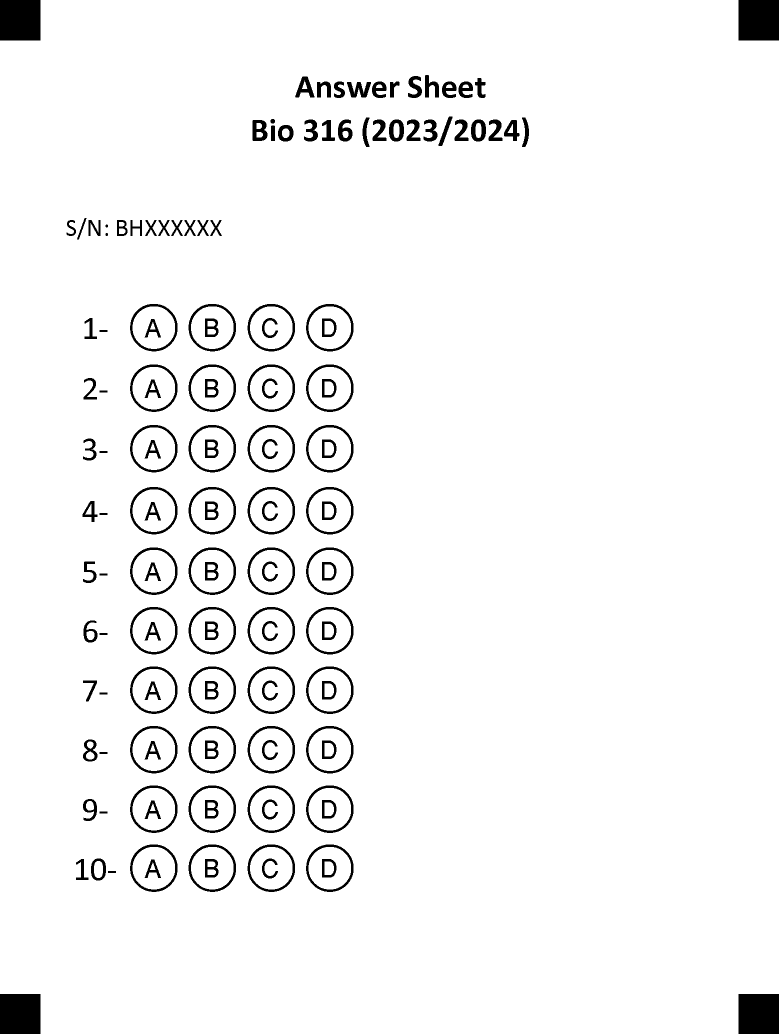
#> input picture Programs/DETS Correction System/Data/Templates/Template-10.png, 1558 x 2068 px (shown at 1/2 size)
$ python -i 'DETS Correction System.py'   (imports and definitions only)
#> lines starting #> are read from the running program, lines starting #| are printed output that depends on the picture; after the words box and inside, x2 and y2 are one past the last pixel; in counts of white or black regions, pixels touching at a corner belong together
import cv2
import numpy as np
import pytesseract
from datetime import datetime
import openpyxl
from openpyxl.styles import PatternFill, Font
from openpyxl.formatting.rule import CellIsRule
from openpyxl.utils import get_column_letter
import time
import os
import shutil
from PIL import Image

# important: Change the path to tesseract path
pytesseract.pytesseract.tesseract_cmd = r'C:\Program Files\Tesseract-OCR\tesseract.exe'

num_questions = None
num_questions_int = None
# Load the template
template_image_path = None
# [21 lines left out: function template, not called in this run]

# [3 lines not run here, left out]
output_directory = "Data/output"
# [3 lines not run here, left out]
result_directory = "Data/results"
# [3 lines not run here, left out]
Excel_path = "Data/Excels"
# [6 lines not run here, left out]
# [2 lines that did not run here, left out]
# [1 line not run here, left out]

ANSWER_KEY = {}
correcte_answer = []
corrected_tests = {}
test_codes = {}
test_serial_codes = {}
serial_numbers = {}

def calculate_time(start_time, end_time):
    elapsed_time = end_time - start_time
    return elapsed_time

def format_time(seconds):
    hours, remainder = divmod(seconds, 3600)
    minutes, seconds = divmod(remainder, 60)
    return f"{int(hours):02}:{int(minutes):02}:{int(seconds):02}"

# [54 lines left out: functions align_image, encode, not called in this run]

def extract_serial_number(image):
    # Convert the image to grayscale
    gray = cv2.cvtColor(image, cv2.COLOR_BGR2GRAY)

    # Apply image preprocessing techniques
    processed_image = cv2.adaptiveThreshold(gray, 255, cv2.ADAPTIVE_THRESH_GAUSSIAN_C, cv2.THRESH_BINARY, 85, 11)

    # Use pytesseract to extract text
    extracted_text = pytesseract.image_to_string(processed_image)

    # Search for the serial number pattern
    serial_number = None
    for line in extracted_text.split('\n'):
        if 'S/N: ' in line:
            serial_number = line.split('S/N: ')[1]
            break

    return serial_number

# [313 lines left out: functions is_shaded, Scan, Correction, create_excel_sheet, create_final_grades_excel, not called in this run]

i = 0
# [34 lines not run here, left out]

start_time = time.time()
# [5 lines not run here, left out]

end_time = time.time()
elapsed_time = calculate_time(start_time, end_time)
formatted_time = format_time(elapsed_time)
# [1 line not run here, left out]

now = datetime.now()
current_time = now.strftime("%H-%M")
Excel_name = f"Test_Grades_{current_time}"
# [1 line not run here, left out]

def submit(question):
#> called with question = 'Did you check the grades?'
    while True:
        answer = input(f"{question} (y/n): ").strip().lower()
        if answer in ['y', 'yes']:
            return True
        elif answer in ['n', 'no']:
            print("Alright, maybe next time.")
        else:
            print("Invalid input. Please enter 'y' for Yes or 'n' for No.")
#> this loop made 1 pass; the answer given on pass 1: y

respone = submit("Did you check the grades?")
# [2 lines not run here, left out]

# [4 lines left out: function done, not called in this run]

# [1 line not run here, left out]

>>> import cv2
>>> picture = cv2.imread('Data/Templates/Template-10.png')
#> picture is the input picture: shape (2068, 1558, 3); 96% white; 147 black regions, largest, box (x1, y1, x2, y2) and area: (0, 0, 81, 81) 6561, (1477, 0, 1558, 81) 6561, (0, 1988, 81, 2068) 6480
>>> result = extract_serial_number(picture)
#> in extract_serial_number, `processed_image = cv2.adaptiveThreshold(gray, 255, cv2.ADAPTIVE_THRESH..`:
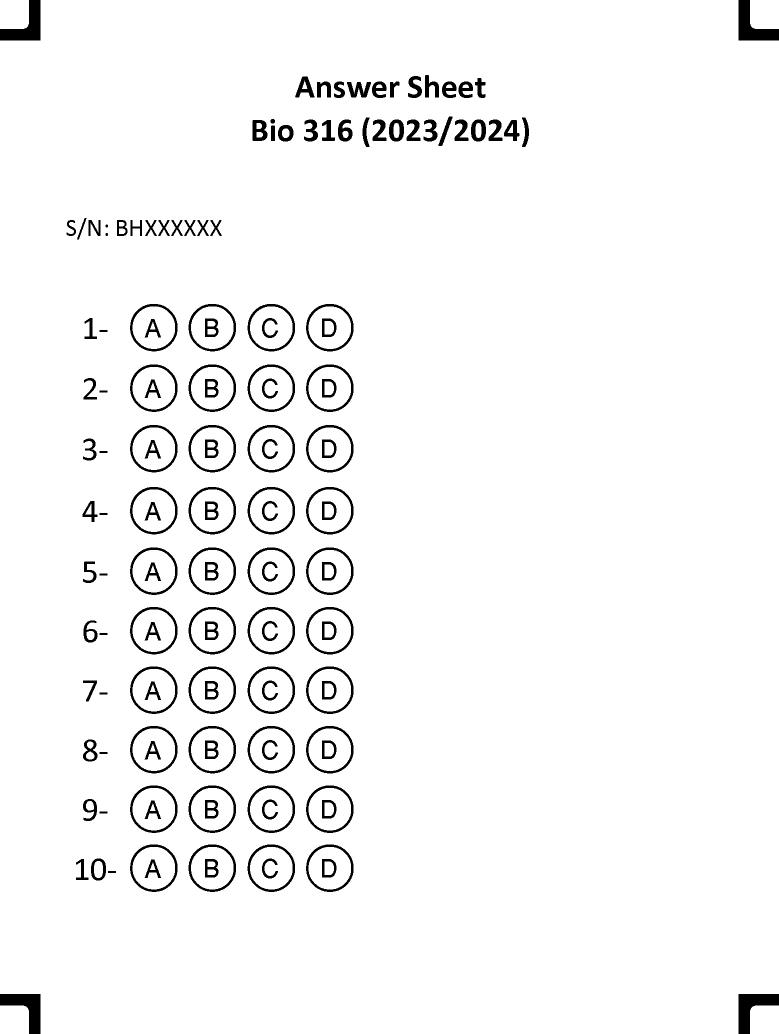
#> processed_image: shape (2068, 1558) (shown at 1/2 size); 96.5% white; 147 black regions, largest, box (x1, y1, x2, y2) and area: (0, 0, 81, 81) 3233, (1477, 0, 1558, 81) 3233, (0, 1988, 81, 2068) 3210
#> (the run stopped early here; a loop or call above may not have finished)
